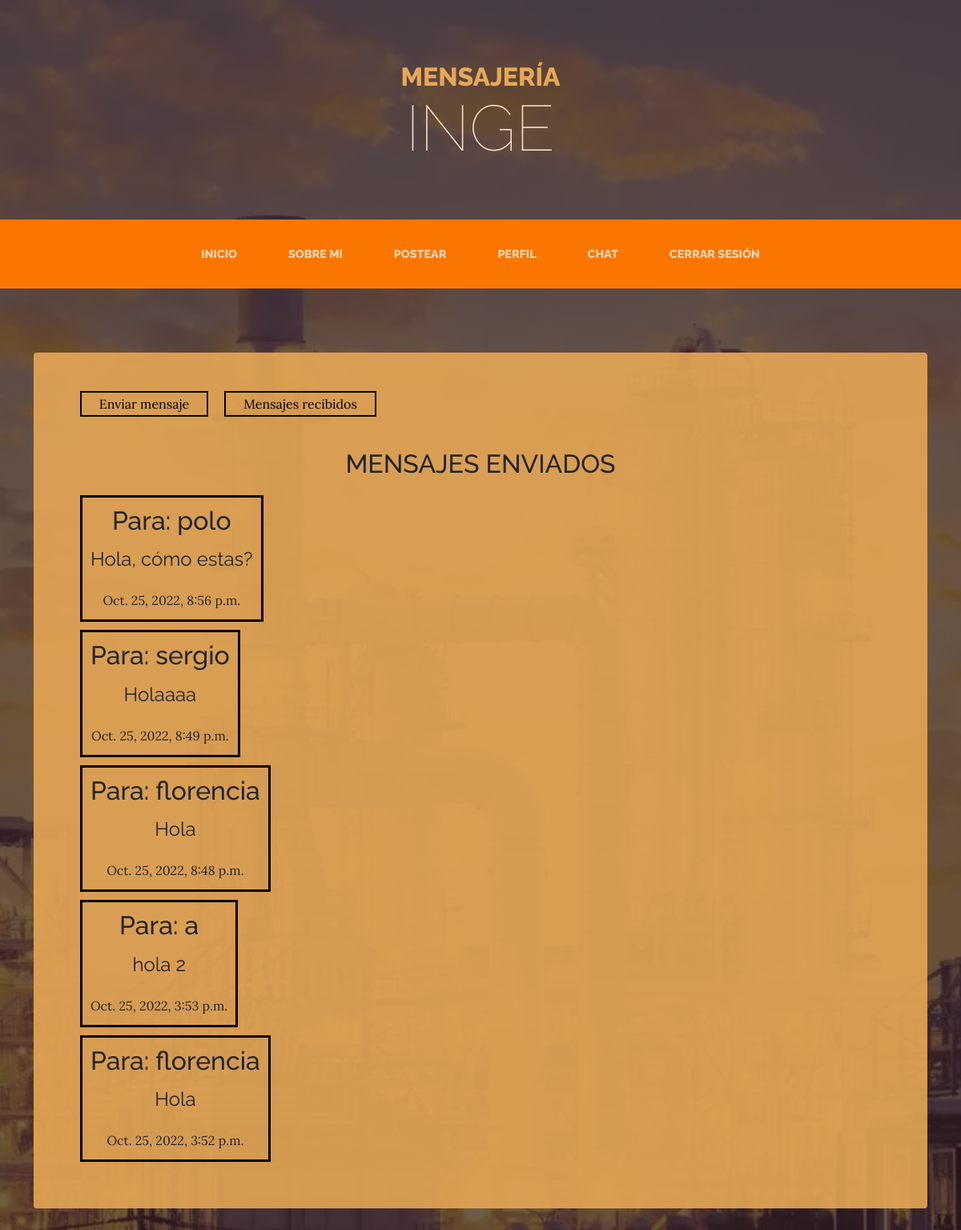
The page /mensajeria/enviado/ (signed in) on the database its author committed.
### AppMensajeria/models.py (models this page shows)
class Mensaje(models.Model):
    de = models.ForeignKey(
        User, on_delete=models.CASCADE, related_name="de")
    para = models.ForeignKey(
        User, on_delete=models.CASCADE, related_name="para")
    contenido = RichTextField()
    creacion = models.DateTimeField(auto_now=True)

### AppMensajeria/views.py (the view)
# urls.py: path('enviado/', enviado, name='enviado'),
@login_required
def enviado(request):
    return render(request, 'enviado.html', {'mensajes': obtenerMensajesEnviados(request)})

### AppMensajeria/views.py (called while the page is built)
def obtenerMensajesEnviados(request):
    mensajes = Mensaje.objects.filter(de=request.user)
    if len(mensajes) != 0:
        mensaje = mensajes.order_by('-creacion')
    else:
        mensaje = 0
    return mensaje

### AppMensajeria/templates/enviado.html (shortened to what this page needs)
{% extends 'head.html' %} {% load static %}  {% block encabezado %}
<header>
  <h1 class="site-heading text-center text-faded d-none d-lg-block">
    <span class="site-heading-upper text-primary mb-3">Mensajería</span>
    <span class="site-heading-lower">IngE</span>
  </h1>
</header>
{% endblock %} {% block principal %}
<main>
  <section class="page-section clearfix">
    <div class="container">
      <div
        class="intro-text left-0 text-center bg-faded p-5 rounded"
        style="
          background-color: rgba(230, 167, 86, 0.9);
          margin-top: 0px;
          max-width: auto;
        "
      >
        <div
          style="
            display: flex;
            flex-direction: row;
            justify-content: left;
            margin-bottom: 40px;
          "
        >
          <a
            style="
              color: black;
              display: flex;
              justify-content: center;
              margin: auto 10px;
              border: 2px solid black;
              padding: 2px;
              width: 160px;
            "
            href="{% url 'enviar' %}"
            >Enviar mensaje</a
          >
          <a
            style="
              color: black;
              display: flex;
              justify-content: center;
              margin: auto 10px;
              border: 2px solid black;
              padding: 2px;
              width: 190px;
            "
            href="{% url 'mensajeria' %}"
            >Mensajes recibidos</a
          >
        </div>
        {% if mensajes != 0 %}
        <h2 style="margin: 20px 10px">MENSAJES ENVIADOS</h2>
        {% for mensaje in mensajes %}
        <div style="display: flex; justify-content: left">
          <div
            style="
              display: flex;
              flex-direction: column;
              border: 3px solid black;
              margin: 0px 0px 10px 10px;
            "
          >
            <div style="margin: 10px">
              <div>
                <h2>Para: {{ mensaje.para }}</h2>
                <h4 style="font-weight: normal">
                  {{ mensaje.contenido|safe }}
                </h4>
                <p style="font-weight: normal; margin: 0px">
                  {{ mensaje.creacion }}
                </p>
              </div>
            </div>
          </div>
        </div>
        {% endfor %} {% else %}
        <h2 style="margin: 20px 10px; padding: 10px">Aún no has enviado mensajes</h2>
        {% endif %}
      </div>
    </div>
  </section>
</main>
{% endblock %}

### AppIngE/templates/head.html (style rules this page uses)
a:link, a:visited, a:active { text-decoration: none; }

### rows shown on the page
Mensaje: para "polo", contenido "Hola, cómo estas?", creacion "Oct. 25, 2022, 8:56 p.m."
Mensaje: para "sergio", contenido "Holaaaa", creacion "Oct. 25, 2022, 8:49 p.m."
Mensaje: para "florencia", contenido "Hola", creacion "Oct. 25, 2022, 8:48 p.m."
Mensaje: para "a", contenido "hola 2", creacion "Oct. 25, 2022, 3:53 p.m."
Mensaje: para "florencia", contenido "Hola", creacion "Oct. 25, 2022, 3:52 p.m."
